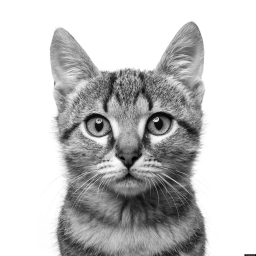
%> input picture datasets/imgs/CatImg.png, 256 x 256 px
$ octave convolution_im2col.m   (GNU Octave 9; MATLAB toolbox functions it lacks are replaced by stand-ins)
%> lines starting %> are read from the running program, lines starting %| are printed output that depends on the picture; in (x1, y1, x2, y2) boxes, pixels count from 0 and x2, y2 are one past the last pixel; in counts of white or black regions, pixels touching at a corner belong together; the program's own positions count from 1
### simple_examples/convolve2d.m
% Vanilla implementation (Non-vectorized convolution)
% http://stackoverflow.com/questions/14864315/alternative-to-conv2-in-matlab
function B = convolve2d(A, k)
[r c] = size(A);
[m n] = size(k);
h = rot90(k, 2);
center = floor((size(h)+1)/2);
left = center(2) - 1;
right = n - center(2);
top = center(1) - 1;
bottom = m - center(1);
Rep = zeros(r + top + bottom, c + left + right);
for x = 1 + top : r + top
    for y = 1 + left : c + left
        Rep(x,y) = A(x - top, y - left);
    end
end
B = zeros(r , c);
for x = 1 : r
    for y = 1 : c
        for i = 1 : m
            for j = 1 : n
                q = x - 1;
                w = y -1;
                B(x, y) = B(x, y) + (Rep(i + q, j + w) * h(i, j));
            end
        end
    end
end

### simple_examples/convolution_im2col.m
%% Accelerating convolution with im2col
% This example show how to implement convolution with matrix
% multiplication, the idea is take advantage of the matrix multiplication
% speed specially on hardware, to have faster convolutions, which are used
% a lot on convolutional neural networks. By the way the time that is loss
% during the forward propagation of convolutional neural networks is 90% on
% convolutions.
%
% <<../../docs/imgs/TimeConv.png>>
%
% The advantage of this method is described here:
%
% http://www.eecs.berkeley.edu/Pubs/TechRpts/2014/EECS-2014-93.pdf
%
% http://petewarden.com/2015/04/20/why-gemm-is-at-the-heart-of-deep-learning/
%
% http://arxiv.org/pdf/1501.07338v1.pdf
%
% http://knet.readthedocs.org/en/latest/cnn.html
%
% http://github.com/BVLC/caffe/blob/master/src/caffe/util/im2col.cpp
%
% http://cs.brown.edu/courses/cs143/results/proj1/jklee/
%
% http://yunmingzhang.wordpress.com/2015/03/13/how-does-3d-convolution-really-works-in-caffe-a-detailed-analysis/
%
% http://caffe.berkeleyvision.org/doxygen/index.html
%
% http://github.com/BVLC/caffe/issues/424
%

%% 2d Convolution
% Is a mathematical operation used to apply image filters. Is done by
% multiplying a pixel and it's neighboring pixels by a matrix, and this
% matrix keep sliding on the whole window.
%
% <<../../docs/imgs/animatedConv.gif>>
%
%
% <<../../docs/imgs/kernel_convolution.jpg>>
%
% When doing convolutions while you slide your kernel window, you will have
% cases where the kernel window does not fit on the image, on this cases
% you decide if you completely ignore those values and only accept the
% calculation when the kernel window is fully inserted on the image (valid)
% or you ignore those out values (replace by zeros), or pad the image with
% zeros (same).
%
% It should be noted that the matrix operation being performed -
% convolution - is not traditional matrix multiplication, despite being
% similarly denoted by *. In words convolution is: given two three-by-three
% matrices, one a kernel, and the other an image piece, convolution is the
% process of multiplying locationaly similar entries and summing
%
% <<../../docs/imgs/conv_full_same_valid.gif>>
%
% http://stackoverflow.com/questions/14864315/alternative-to-conv2-in-matlab
%
% http://web.pdx.edu/~jduh/courses/Archive/geog481w07/Students/Ludwig_ImageConvolution.pdf
%
% http://www.songho.ca/dsp/convolution/convolution2d_example.html
%

%% Non-Vectorized implementation
% Basically we will compare the execution time with this 2d convolution
% implementation, with the vectorized implementation and the conv2 for
% grayscale images and convn for color images
%
% <<../../docs/imgs/ConvAlgo.png>>
%
% Code:
%
% <include>convolve2d.m</include>
%


%% The Idea
% The idea is to transform the input image into a set of collumn vectors
% that will then be multiplied by the kernel
%
% <<../../docs/imgs/im2col_1.png>>
%
% <<../../docs/imgs/im2col_3.png>>
%
% Matlab does have a implementation for im2col, but it lacks of the
% following capabilities that will be necessary later for implementing
% other layers (like pool)
%%
%
% * Does not allows padding
% * Preserves the spatial layout of the local patches
% * Don't support strides (needed if you have different types of conv
% layers)
%
% Some implementations examples (Python, C++, Cuda, Matlab)
%%
%
% * http://github.com/tsogkas/utils/blob/master/im2patches.m
% * http://github.com/MyHumbleSelf/cs231n/blob/master/assignment2/cs231n/im2col.py
% * http://github.com/BVLC/caffe/blob/master/src/caffe/util/im2col.cpp
% * http://github.com/BVLC/caffe/blob/master/src/caffe/util/im2col.cu
% * http://stackoverflow.com/questions/30109068/implement-matlabs-im2col-sliding-in-python
% * http://github.com/samehkhamis/pydeeplearn/blob/master/pydeeplearn/image/image.pyx
% * http://github.com/fmassa/torch-nn/blob/master/ConvLua/im2col.c
% * http://github.com/yjxiong/im2col
%


%% Simple example
% To show the process we will do the operations needed to do a convolution
% with matrix multiplication like the picture bellow
%
% <<../../docs/imgs/im2col2.jpg>>
%

% Defining the data
W = [1 3; 2 4]
X = [1 4 7; 2 5 8; 3 6 9]


%%
%
% Doing the normal convolution using the conv2 from matlab, which is fast
% already, here we also get the result size that will be used later.
reference_result = conv2(X,W,'valid')
% No need to do a convolution to know this size ok.
size_valid_conv = size(reference_result);

%%
%
% Prepare the kernel matrix (W)
W = flipud(fliplr(W))
W_col = W(:)'

%%
%
% Transform input X on collumns (im2col)
X_col = im2col(X,size(W))

%%
%
% Now to convolve just multiply and reshape back the results
result_im2col_conv = reshape(W_col * X_col, size_valid_conv)

%% Benchmarking with real life example
% Here we compare the time spent doing a convolution with the operations
% needed to convolve with matrix multiplication(im2col) observe that the
% time to execute is even worse with im2col
% We will convolve the image with the Gx sobel kernel
%

% Loading image
imgCat = imread('datasets/imgs/CatImg.png');
%> imgCat is the input picture: size 256x256 uint8; min 0, max 255, mean 198.6
Gx = [-1 0 1; -2 0 2; -1 0 1];
imshow(imgCat);

%%
%
% Convolving with conv2 (if is color should be convn)
imgCat = double(imgCat);
%> imgCat: size 256x256 double
tic; imgResult = conv2(imgCat,Gx,'valid'); timeSpent = toc;
%> after `imgResult = conv2(imgCat,Gx,'valid')`:
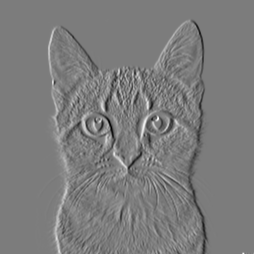
%> imgResult: size 254x254 double; min -654, max 683, mean 0; drawn with min black and max white
sizeResult = size(imgResult);
%> sizeResult = [254 254]
imshow(imgResult);
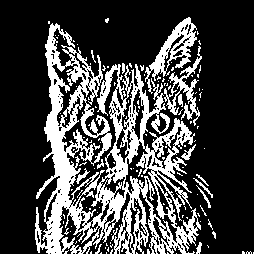
%> displayed picture: size 254x254, on the screen's scale of 0 to 255; 26.8% white; 128 white regions (114 under 20 px), largest, box (x1, y1, x2, y2) and area: (35, 23, 201, 254) 14415, (145, 17, 197, 94) 1115, (164, 46, 202, 126) 759
fprintf('Took %d seconds to complete(conv2)\n',timeSpent);

%%
%
% Now with im2col
tic;
W = flipud(fliplr(Gx));
W_col = W(:)';
X_col = im2col(imgCat,size(W));
resConvIm2col = W_col * X_col;
timeSpent = toc;
result_im2col_conv = reshape(resConvIm2col, sizeResult);
imshow(result_im2col_conv);
fprintf('Took %d seconds to complete (im2col)\n',timeSpent);

%%
%
% Convolving with vanilla convolution (non-vectorized)
imgCat = double(imgCat);
tic; imgResult = convolve2d(imgCat,Gx); timeSpent = toc;
%> after the loop in convolve2d, `for x = 1 + top : r + top`:
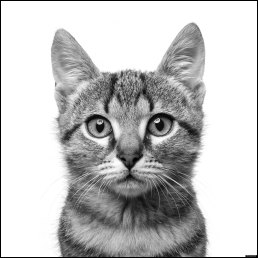
%> Rep: size 258x258 double; min 0, max 255, mean 195.6
%> after the loop in convolve2d, `for x = 1 : r`:
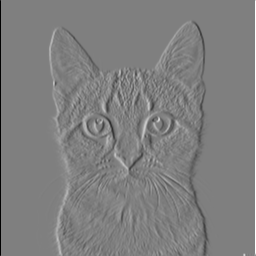
%> B: size 256x256 double; min -1020, max 1020, mean 0; drawn with min black and max white
imshow(imgResult);
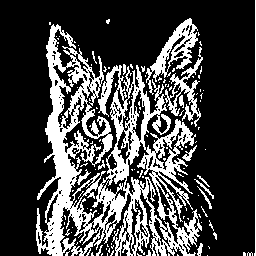
%> displayed picture: size 256x256, on the screen's scale of 0 to 255; 26.9% white; 129 white regions (114 under 20 px), largest, box (x1, y1, x2, y2) and area: (36, 24, 202, 256) 14472, (146, 18, 198, 95) 1115, (165, 47, 203, 127) 759
fprintf('Took %d seconds to complete(non-vec conv2)\n',timeSpent);

%% Now emulating a real life convnet.
% The vectorization of the convolutional neural network will shine on this
% case were for instance, a single image will be convolved 512 times (ie
% First layer of alexnet)
%
% <<../../docs/imgs/ConvFilters.png>>
%
%
% <<../../docs/imgs/ConvFilters_2.png>>
%
% Here C1 is the output of 512 convolutions of the same image with 512
% different kernels, so we do just one im2col(slow) operations instead of
% 512 complete convolution loops.
%

% Loading image
imgCat = imread('datasets/imgs/CatImg.png');
Gx = [-1 0 1; -2 0 2; -1 0 1];
imshow(imgCat);

%%
%
% With normal convolution
imgCat = double(imgCat);
tic;
for idxConv=1:512
    %imgResult = conv2(imgCat,Gx,'valid');
%> (the run ends here)
